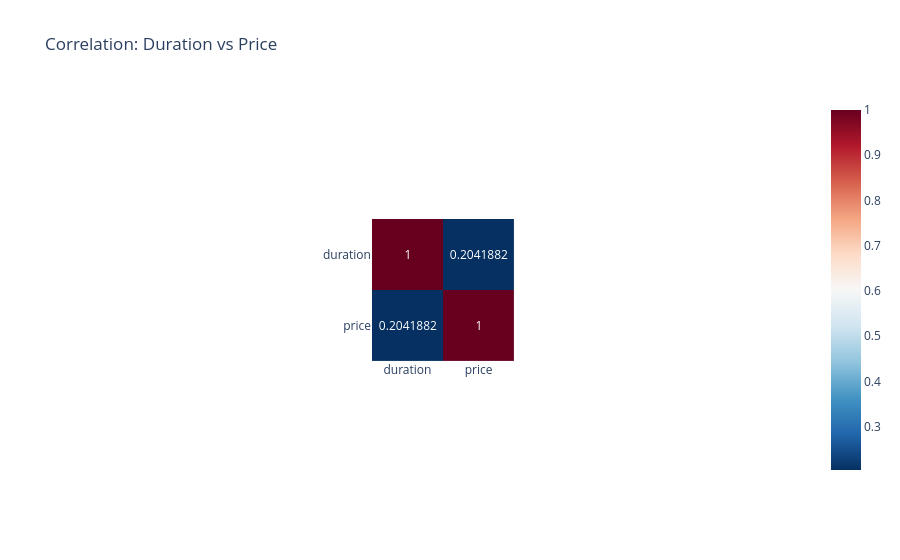

Source (notebook cell):
### Markdown cell above
Correlation Between Flight Duration and Price
To understand the relationship between the duration of a flight and its price, we calculated the Pearson correlation coefficient

### Code cell
# Calculate correlation matrix
correlation_matrix = df.corr(numeric_only=True)  # ensure only numeric columns are used

# Subset for just duration and price
sub_corr = df[['duration', 'price']].corr()

fig = px.imshow(
    sub_corr,
    text_auto=True,
    color_continuous_scale='RdBu_r',
    title='Correlation: Duration vs Price'
)
fig.show()

### Figure 1 — Plotly figure (JSON) as saved in the notebook; plotly's stock layout.template omitted (floating-point values rounded to 4 significant figures)
{"data": [{"coloraxis": "coloraxis", "hovertemplate": "x: %{x}<br>y: %{y}<br>color: %{z}<extra></extra>", "name": "0", "texttemplate": "%{z}", "type": "heatmap", "x": ["duration", "price"], "xaxis": "x", "y": ["duration", "price"], "yaxis": "y", "z": [[1, 0.2042], [0.2042, 1]]}], "layout": {"autosize": true, "coloraxis": {"colorscale": [[0, "rgb(5,48,97)"], [0.1, "rgb(33,102,172)"], [0.2, "rgb(67,147,195)"], [0.3, "rgb(146,197,222)"], [0.4, "rgb(209,229,240)"], [0.5, "rgb(247,247,247)"], [0.6, "rgb(253,219,199)"], [0.7, "rgb(244,165,130)"], [0.8, "rgb(214,96,77)"], [0.9, "rgb(178,24,43)"], [1, "rgb(103,0,31)"]]}, "title": {"text": "Correlation: Duration vs Price"}, "xaxis": {"anchor": "y", "autorange": true, "constrain": "domain", "domain": [0.4021, 0.5979], "range": [-0.5, 1.5], "scaleanchor": "y", "type": "category"}, "yaxis": {"anchor": "x", "autorange": true, "constrain": "domain", "domain": [0, 1], "range": [1.5, -0.5], "type": "category"}}}
